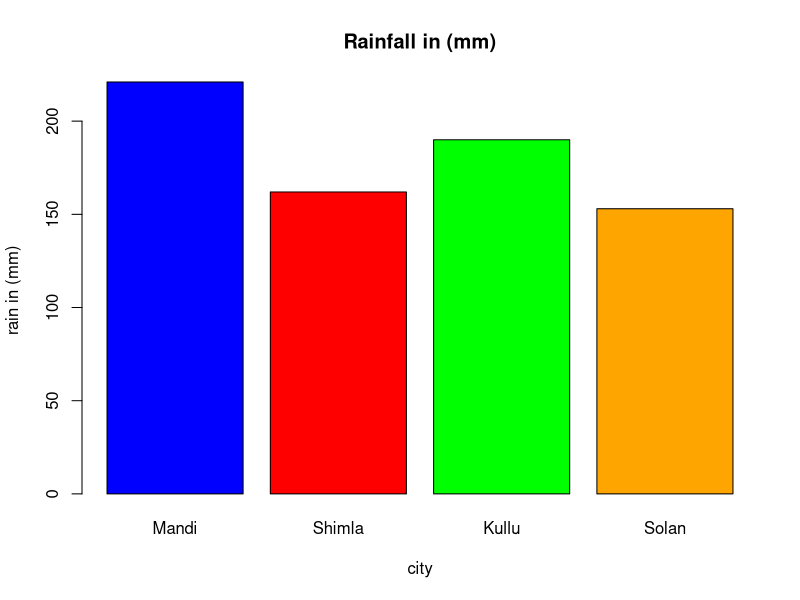

Write R code to recreate this figure.
# Syntax
# barplot(x,xlab,ylab,main, names.arg,col)

# x- vector of data

# Optional paramters
# xlab- label for x axis
# ylab- label for y axis.
# main- title of chart
# col- color pallete
# names.arg- vector of names under bar

# Create data for the graph.
rain <- c(221, 162, 190, 153)
labels <- c("Mandi", "Shimla", "Kullu", "Solan")

# Create a file
png(file = "barplo.jpg")

# Plot the chart
barplot(rain,xlab="city",ylab="rain in (mm)", names.arg=c("Mandi", "Shimla", "Kullu", "Solan"), main="Rainfall in (mm)", col=c("Blue","red","green","orange"))

# Save the file
dev.off()